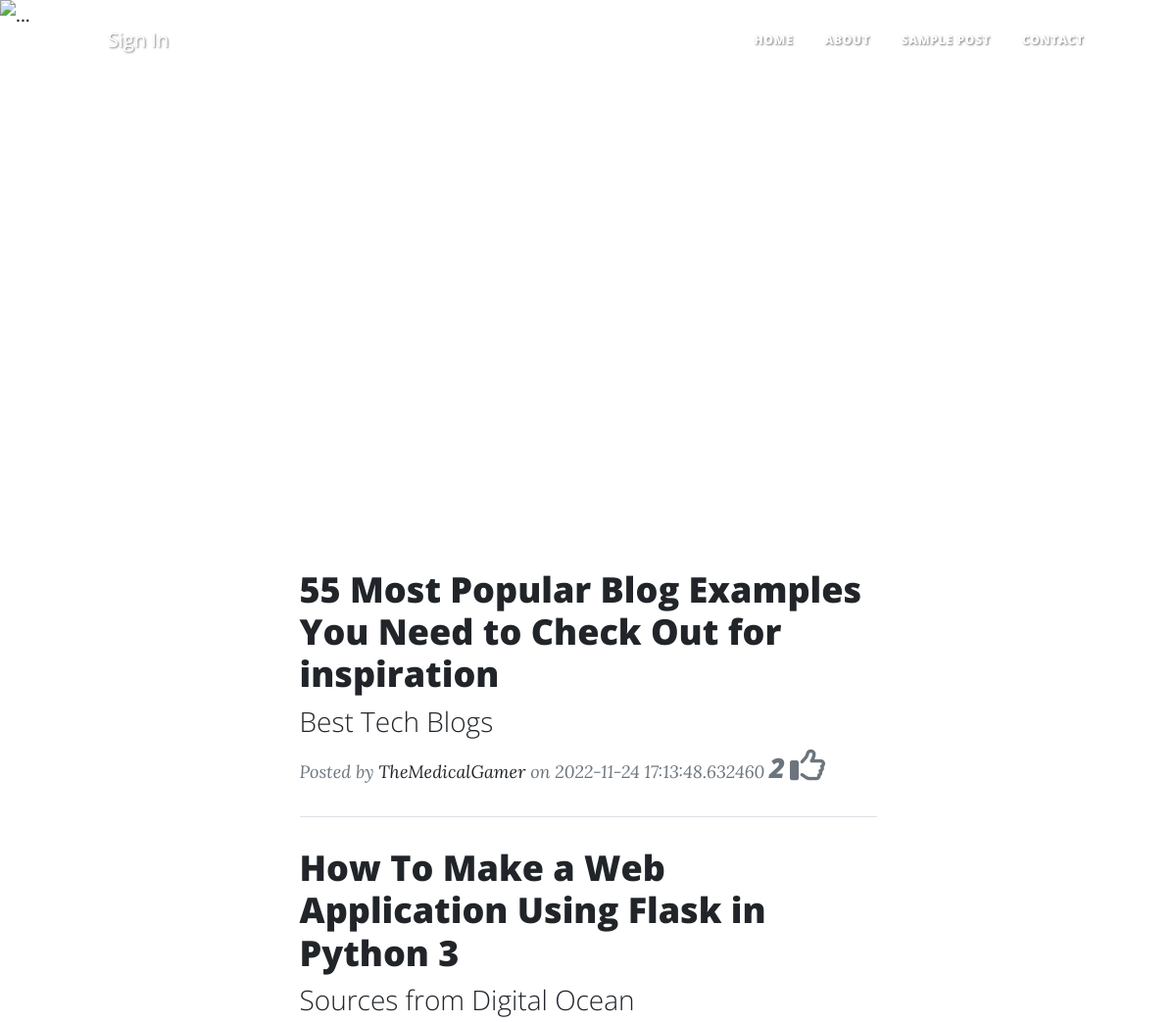
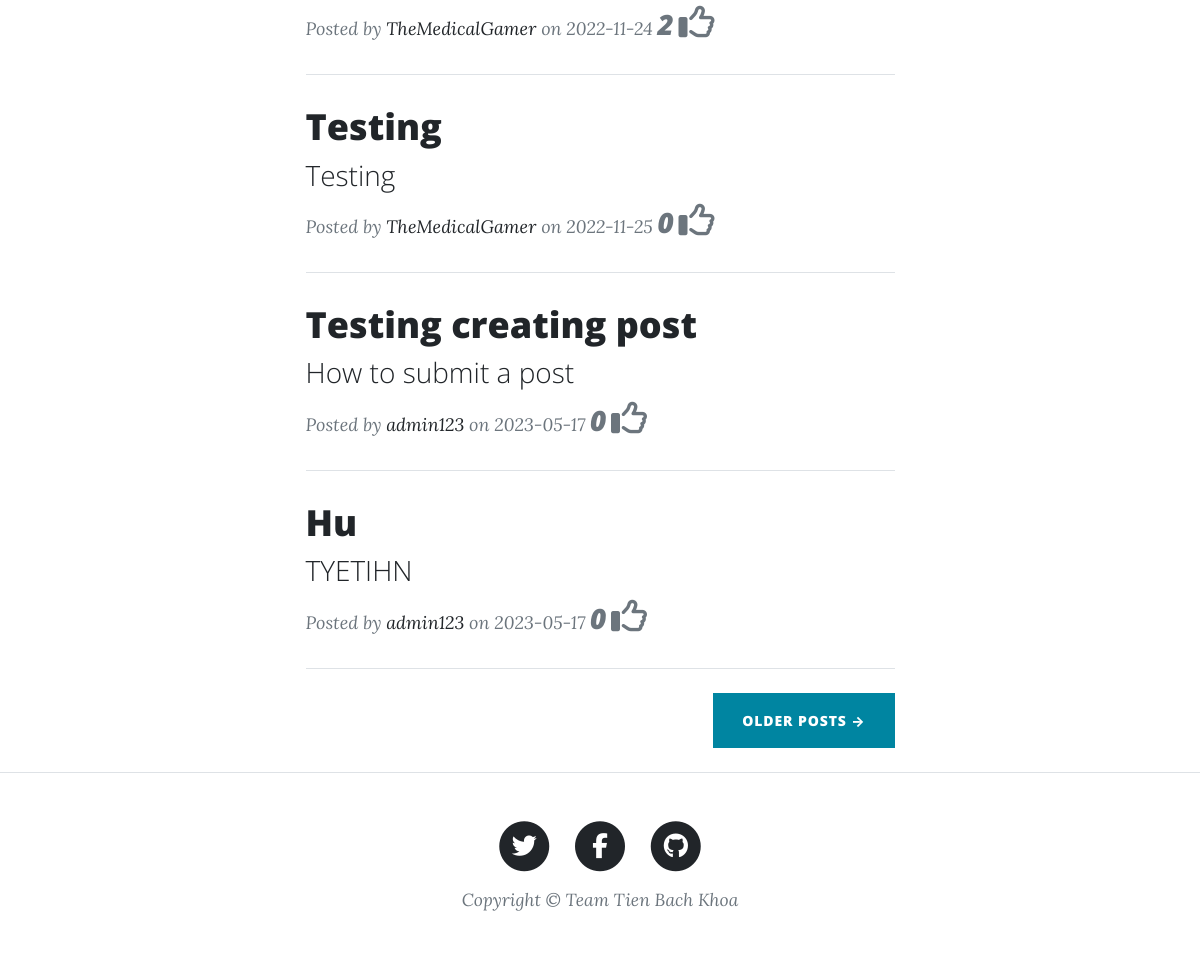
The page / on the database its author committed (2 pictures, top to bottom).
### BetterBlog/modal/models.py (models this page shows, shortened)
class Post(db.Model):
    id = db.Column(db.Integer, primary_key=True)
    title = db.Column(db.String(250), unique=True, nullable=False)
    subtitle = db.Column(db.String(250), nullable=False)
    date_created = db.Column(db.String(150), default=datetime.today())
    body = db.Column(db.Text, nullable=False)
    author = db.Column(db.Integer, db.ForeignKey('user.id', ondelete="CASCADE"), nullable=False)
    img_url = db.Column(db.String(250), nullable=False)
    comments = db.relationship('Comment', backref='post', passive_deletes=True)
    likes = db.relationship('Like', backref="post", passive_deletes=True)

### BetterBlog/control/views.py (the view)
@view.route('/')
def getHomePage():
    posts = Post.query.outerjoin(Post.likes).group_by(Post.id).order_by(desc(func.count(Like.id))).limit(5).all()
    name = get_user_name()
    return render_template("index.html", all_posts=posts, name=name)

### BetterBlog/control/views.py (called while the page is built)
def get_user_name():
    if current_user.is_authenticated:
        return current_user.username
    return "GUEST"

### BetterBlog/templates/index.html (shortened to what this page needs)
{% include "header.html" %}
<header>
    <div class="carousel slide" data-bs-ride="carousel" id="carouselExampleControls">
        <div class="carousel-inner">
            <div class="carousel-item active">
                <a>
                    <img alt="..."
                         class="d-block w-100" id="carouselContents"
                         src="https://images.pexels.com/photos/674010/pexels-photo-674010.jpeg?cs=srgb&dl=pexels-anjana-c-674010.jpg&fm=jpg">
                </a>
                <div class="carousel-caption d-none d-md-block">
                    <h1> cac bai viet noi bai </h1>
                </div>
            </div>
        </div>
        <button class="carousel-control-prev" data-bs-slide="prev" data-bs-target="#carouselExampleControls"
                type="button">
            <span><i aria-hidden="true" class="fa fa-angle-left"></i></span>
        </button>
        <button class="carousel-control-next" data-bs-slide="next" data-bs-target="#carouselExampleControls"
                type="button">
            <span><i aria-hidden="true" class="fa fa-angle-right"></i></span>
        </button>
    </div>
</header>
<div class="container px-4 px-lg-5">
    <div class="row gx-4 gx-lg-5 justify-content-center">
        <div class="col-md-10 col-lg-8 col-xl-7">
            {% for post in all_posts %}
            <div class="lazy post-preview">
                <a href="post/{{post.id}}">
                    <h2 class="post-title">{{post.title}}</h2>
                    <h3 class="post-subtitle">{{post.subtitle}}</h3>
                </a>
                <p class="post-meta">
                    Posted by
                    <a href="#!">{{post.author}}</a>
                    on {{post.date_created}} <span class="h3">{{post.likes|length}}</span>&nbsp<i
                        class="fa-regular fa-thumbs-up fa-2x"></i>
                </p>
            </div>
            <hr class="my-4"/>
            {% endfor %}
            <div class="d-flex justify-content-end mb-4"><a class="btn btn-primary text-uppercase"
                                                            href="{{url_for('views.getAllPost')}}">Older Posts
                →</a></div>
        </div>
    </div>
</div>
{% include "footer.html" %}

### rows shown on the page
Post: title "55 Most Popular Blog Examples You Need to Check Out for inspiration", subtitle "Best Tech Blogs", author "TheMedicalGamer", date_created "2022-11-24 17:13:48.632460", likes|length "2"
Post: title "How To Make a Web Application Using Flask in Python 3", subtitle "Sources from Digital Ocean", author "TheMedicalGamer", date_created "2022-11-24", likes|length "2"
Post: title "Testing", subtitle "Testing", author "TheMedicalGamer", date_created "2022-11-25", likes|length "0"
Post: title "Testing creating post", subtitle "How to submit a post", author "admin123", date_created "2023-05-17", likes|length "0"
Post: title "Hu", subtitle "TYETIHN", author "admin123", date_created "2023-05-17", likes|length "0"
